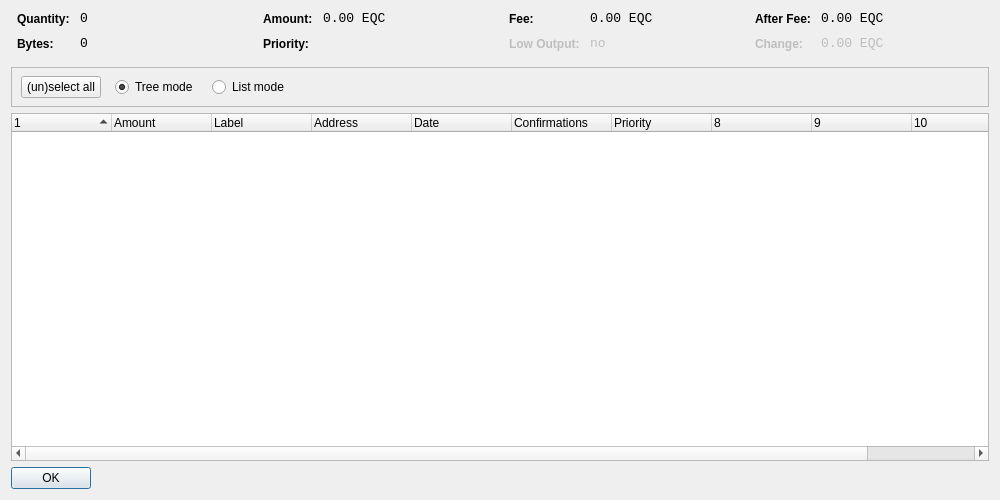
<?xml version="1.0" encoding="UTF-8"?>
<ui version="4.0">
 <class>CoinControlDialog</class>
 <widget class="QDialog" name="CoinControlDialog">
  <property name="geometry">
   <rect>
    <x>0</x>
    <y>0</y>
    <width>1000</width>
    <height>500</height>
   </rect>
  </property>
  <property name="windowTitle">
   <string>Coin Control</string>
  </property>
  <layout class="QVBoxLayout" name="verticalLayout">
   <item>
    <layout class="QHBoxLayout" name="horizontalLayoutTop" stretch="0,0,0,0">
     <property name="topMargin">
      <number>0</number>
     </property>
     <property name="bottomMargin">
      <number>10</number>
     </property>
     <item>
      <layout class="QFormLayout" name="formLayoutCoinControl1">
       <property name="horizontalSpacing">
        <number>10</number>
       </property>
       <property name="verticalSpacing">
        <number>10</number>
       </property>
       <property name="leftMargin">
        <number>6</number>
       </property>
       <property name="rightMargin">
        <number>6</number>
       </property>
       <item row="0" column="0">
        <widget class="QLabel" name="labelCoinControlQuantityText">
         <property name="styleSheet">
          <string notr="true">font-weight:bold;</string>
         </property>
         <property name="text">
          <string>Quantity:</string>
         </property>
        </widget>
       </item>
       <item row="0" column="1">
        <widget class="QLabel" name="labelCoinControlQuantity">
         <property name="font">
          <font>
           <family>Monospace</family>
           <pointsize>10</pointsize>
          </font>
         </property>
         <property name="cursor">
          <cursorShape>IBeamCursor</cursorShape>
         </property>
         <property name="contextMenuPolicy">
          <enum>Qt::ActionsContextMenu</enum>
         </property>
         <property name="text">
          <string notr="true">0</string>
         </property>
         <property name="textInteractionFlags">
          <set>Qt::LinksAccessibleByMouse|Qt::TextSelectableByKeyboard|Qt::TextSelectableByMouse</set>
         </property>
        </widget>
       </item>
       <item row="1" column="0">
        <widget class="QLabel" name="labelCoinControlBytesText">
         <property name="styleSheet">
          <string notr="true">font-weight:bold;</string>
         </property>
         <property name="text">
          <string>Bytes:</string>
         </property>
        </widget>
       </item>
       <item row="1" column="1">
        <widget class="QLabel" name="labelCoinControlBytes">
         <property name="font">
          <font>
           <family>Monospace</family>
           <pointsize>10</pointsize>
          </font>
         </property>
         <property name="cursor">
          <cursorShape>IBeamCursor</cursorShape>
         </property>
         <property name="contextMenuPolicy">
          <enum>Qt::ActionsContextMenu</enum>
         </property>
         <property name="text">
          <string notr="true">0</string>
         </property>
         <property name="textInteractionFlags">
          <set>Qt::LinksAccessibleByMouse|Qt::TextSelectableByKeyboard|Qt::TextSelectableByMouse</set>
         </property>
        </widget>
       </item>
      </layout>
     </item>
     <item>
      <layout class="QFormLayout" name="formLayoutCoinControl2">
       <property name="horizontalSpacing">
        <number>10</number>
       </property>
       <property name="verticalSpacing">
        <number>10</number>
       </property>
       <property name="leftMargin">
        <number>6</number>
       </property>
       <property name="rightMargin">
        <number>6</number>
       </property>
       <item row="0" column="0">
        <widget class="QLabel" name="labelCoinControlAmountText">
         <property name="styleSheet">
          <string notr="true">font-weight:bold;</string>
         </property>
         <property name="text">
          <string>Amount:</string>
         </property>
        </widget>
       </item>
       <item row="0" column="1">
        <widget class="QLabel" name="labelCoinControlAmount">
         <property name="font">
          <font>
           <family>Monospace</family>
           <pointsize>10</pointsize>
          </font>
         </property>
         <property name="cursor">
          <cursorShape>IBeamCursor</cursorShape>
         </property>
         <property name="contextMenuPolicy">
          <enum>Qt::ActionsContextMenu</enum>
         </property>
         <property name="text">
          <string notr="true">0.00 EQC</string>
         </property>
         <property name="textInteractionFlags">
          <set>Qt::LinksAccessibleByMouse|Qt::TextSelectableByKeyboard|Qt::TextSelectableByMouse</set>
         </property>
        </widget>
       </item>
       <item row="1" column="0">
        <widget class="QLabel" name="labelCoinControlPriorityText">
         <property name="styleSheet">
          <string notr="true">font-weight:bold;</string>
         </property>
         <property name="text">
          <string>Priority:</string>
         </property>
        </widget>
       </item>
       <item row="1" column="1">
        <widget class="QLabel" name="labelCoinControlPriority">
         <property name="font">
          <font>
           <family>Monospace</family>
           <pointsize>10</pointsize>
          </font>
         </property>
         <property name="cursor">
          <cursorShape>IBeamCursor</cursorShape>
         </property>
         <property name="contextMenuPolicy">
          <enum>Qt::ActionsContextMenu</enum>
         </property>
         <property name="text">
          <string/>
         </property>
         <property name="textInteractionFlags">
          <set>Qt::LinksAccessibleByMouse|Qt::TextSelectableByKeyboard|Qt::TextSelectableByMouse</set>
         </property>
        </widget>
       </item>
      </layout>
     </item>
     <item>
      <layout class="QFormLayout" name="formLayoutCoinControl3">
       <property name="horizontalSpacing">
        <number>10</number>
       </property>
       <property name="verticalSpacing">
        <number>10</number>
       </property>
       <property name="leftMargin">
        <number>6</number>
       </property>
       <property name="rightMargin">
        <number>6</number>
       </property>
       <item row="0" column="0">
        <widget class="QLabel" name="labelCoinControlFeeText">
         <property name="styleSheet">
          <string notr="true">font-weight:bold;</string>
         </property>
         <property name="text">
          <string>Fee:</string>
         </property>
        </widget>
       </item>
       <item row="0" column="1">
        <widget class="QLabel" name="labelCoinControlFee">
         <property name="font">
          <font>
           <family>Monospace</family>
           <pointsize>10</pointsize>
          </font>
         </property>
         <property name="cursor">
          <cursorShape>IBeamCursor</cursorShape>
         </property>
         <property name="contextMenuPolicy">
          <enum>Qt::ActionsContextMenu</enum>
         </property>
         <property name="text">
          <string notr="true">0.00 EQC</string>
         </property>
         <property name="textInteractionFlags">
          <set>Qt::LinksAccessibleByMouse|Qt::TextSelectableByKeyboard|Qt::TextSelectableByMouse</set>
         </property>
        </widget>
       </item>
       <item row="1" column="0">
        <widget class="QLabel" name="labelCoinControlLowOutputText">
         <property name="enabled">
          <bool>false</bool>
         </property>
         <property name="styleSheet">
          <string notr="true">font-weight:bold;</string>
         </property>
         <property name="text">
          <string>Low Output:</string>
         </property>
        </widget>
       </item>
       <item row="1" column="1">
        <widget class="QLabel" name="labelCoinControlLowOutput">
         <property name="enabled">
          <bool>false</bool>
         </property>
         <property name="font">
          <font>
           <family>Monospace</family>
           <pointsize>10</pointsize>
          </font>
         </property>
         <property name="cursor">
          <cursorShape>IBeamCursor</cursorShape>
         </property>
         <property name="contextMenuPolicy">
          <enum>Qt::ActionsContextMenu</enum>
         </property>
         <property name="text">
          <string notr="true">no</string>
         </property>
         <property name="textInteractionFlags">
          <set>Qt::LinksAccessibleByMouse|Qt::TextSelectableByKeyboard|Qt::TextSelectableByMouse</set>
         </property>
        </widget>
       </item>
      </layout>
     </item>
     <item>
      <layout class="QFormLayout" name="formLayoutCoinControl4">
       <property name="horizontalSpacing">
        <number>10</number>
       </property>
       <property name="verticalSpacing">
        <number>10</number>
       </property>
       <property name="leftMargin">
        <number>6</number>
       </property>
       <property name="rightMargin">
        <number>6</number>
       </property>
       <item row="0" column="0">
        <widget class="QLabel" name="labelCoinControlAfterFeeText">
         <property name="styleSheet">
          <string notr="true">font-weight:bold;</string>
         </property>
         <property name="text">
          <string>After Fee:</string>
         </property>
        </widget>
       </item>
       <item row="0" column="1">
        <widget class="QLabel" name="labelCoinControlAfterFee">
         <property name="font">
          <font>
           <family>Monospace</family>
           <pointsize>10</pointsize>
          </font>
         </property>
         <property name="cursor">
          <cursorShape>IBeamCursor</cursorShape>
         </property>
         <property name="contextMenuPolicy">
          <enum>Qt::ActionsContextMenu</enum>
         </property>
         <property name="text">
          <string notr="true">0.00 EQC</string>
         </property>
         <property name="textInteractionFlags">
          <set>Qt::LinksAccessibleByMouse|Qt::TextSelectableByKeyboard|Qt::TextSelectableByMouse</set>
         </property>
        </widget>
       </item>
       <item row="1" column="0">
        <widget class="QLabel" name="labelCoinControlChangeText">
         <property name="enabled">
          <bool>false</bool>
         </property>
         <property name="styleSheet">
          <string notr="true">font-weight:bold;</string>
         </property>
         <property name="text">
          <string>Change:</string>
         </property>
        </widget>
       </item>
       <item row="1" column="1">
        <widget class="QLabel" name="labelCoinControlChange">
         <property name="enabled">
          <bool>false</bool>
         </property>
         <property name="font">
          <font>
           <family>Monospace</family>
           <pointsize>10</pointsize>
          </font>
         </property>
         <property name="cursor">
          <cursorShape>IBeamCursor</cursorShape>
         </property>
         <property name="contextMenuPolicy">
          <enum>Qt::ActionsContextMenu</enum>
         </property>
         <property name="text">
          <string notr="true">0.00 EQC</string>
         </property>
         <property name="textInteractionFlags">
          <set>Qt::LinksAccessibleByMouse|Qt::TextSelectableByKeyboard|Qt::TextSelectableByMouse</set>
         </property>
        </widget>
       </item>
      </layout>
     </item>
    </layout>
   </item>
   <item>
    <widget class="QFrame" name="frame">
     <property name="minimumSize">
      <size>
       <width>0</width>
       <height>40</height>
      </size>
     </property>
     <property name="frameShape">
      <enum>QFrame::StyledPanel</enum>
     </property>
     <property name="frameShadow">
      <enum>QFrame::Sunken</enum>
     </property>
     <widget class="QWidget" name="horizontalLayoutWidget">
      <property name="geometry">
       <rect>
        <x>10</x>
        <y>0</y>
        <width>781</width>
        <height>41</height>
       </rect>
      </property>
      <layout class="QHBoxLayout" name="horizontalLayoutPanel" stretch="0,0,0,0,0">
       <property name="spacing">
        <number>14</number>
       </property>
       <item>
        <widget class="QPushButton" name="pushButtonSelectAll">
         <property name="sizePolicy">
          <sizepolicy hsizetype="Maximum" vsizetype="Fixed">
           <horstretch>0</horstretch>
           <verstretch>0</verstretch>
          </sizepolicy>
         </property>
         <property name="text">
          <string>(un)select all</string>
         </property>
        </widget>
       </item>
       <item>
        <widget class="QRadioButton" name="radioTreeMode">
         <property name="sizePolicy">
          <sizepolicy hsizetype="Maximum" vsizetype="Fixed">
           <horstretch>0</horstretch>
           <verstretch>0</verstretch>
          </sizepolicy>
         </property>
         <property name="text">
          <string>Tree mode</string>
         </property>
         <property name="checked">
          <bool>true</bool>
         </property>
        </widget>
       </item>
       <item>
        <widget class="QRadioButton" name="radioListMode">
         <property name="sizePolicy">
          <sizepolicy hsizetype="Maximum" vsizetype="Fixed">
           <horstretch>0</horstretch>
           <verstretch>0</verstretch>
          </sizepolicy>
         </property>
         <property name="text">
          <string>List mode</string>
         </property>
        </widget>
       </item>
       <item>
        <spacer name="horizontalSpacer">
         <property name="orientation">
          <enum>Qt::Horizontal</enum>
         </property>
         <property name="sizeHint" stdset="0">
          <size>
           <width>40</width>
           <height>20</height>
          </size>
         </property>
        </spacer>
       </item>
      </layout>
     </widget>
    </widget>
   </item>
   <item>
    <widget class="CoinControlTreeWidget" name="treeWidget">
     <property name="contextMenuPolicy">
      <enum>Qt::CustomContextMenu</enum>
     </property>
     <property name="sortingEnabled">
      <bool>false</bool>
     </property>
     <property name="columnCount">
      <number>11</number>
     </property>
     <attribute name="headerShowSortIndicator" stdset="0">
      <bool>true</bool>
     </attribute>
     <attribute name="headerStretchLastSection">
      <bool>false</bool>
     </attribute>
     <column>
      <property name="text">
       <string/>
      </property>
     </column>
     <column>
      <property name="text">
       <string>Amount</string>
      </property>
     </column>
     <column>
      <property name="text">
       <string>Label</string>
      </property>
     </column>
     <column>
      <property name="text">
       <string>Address</string>
      </property>
     </column>
     <column>
      <property name="text">
       <string>Date</string>
      </property>
     </column>
     <column>
      <property name="text">
       <string>Confirmations</string>
      </property>
      <property name="toolTip">
       <string>Confirmed</string>
      </property>
     </column>
     <column>
      <property name="text">
       <string>Priority</string>
      </property>
     </column>
     <column>
      <property name="text">
       <string/>
      </property>
     </column>
     <column>
      <property name="text">
       <string/>
      </property>
     </column>
     <column>
      <property name="text">
       <string/>
      </property>
     </column>
     <column>
      <property name="text">
       <string/>
      </property>
     </column>
    </widget>
   </item>
   <item>
    <widget class="QDialogButtonBox" name="buttonBox">
     <property name="sizePolicy">
      <sizepolicy hsizetype="Maximum" vsizetype="Fixed">
       <horstretch>0</horstretch>
       <verstretch>0</verstretch>
      </sizepolicy>
     </property>
     <property name="orientation">
      <enum>Qt::Horizontal</enum>
     </property>
     <property name="standardButtons">
      <set>QDialogButtonBox::Ok</set>
     </property>
    </widget>
   </item>
  </layout>
 </widget>
 <customwidgets>
  <customwidget>
   <class>CoinControlTreeWidget</class>
   <extends>QTreeWidget</extends>
   <header>coincontroltreewidget.h</header>
  </customwidget>
 </customwidgets>
 <resources/>
 <connections/>
</ui>
